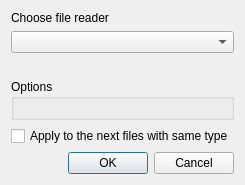
<?xml version="1.0" encoding="UTF-8"?>
<ui version="4.0">
 <class>QmitkFileReaderOptionsDialog</class>
 <widget class="QDialog" name="QmitkFileReaderOptionsDialog">
  <property name="geometry">
   <rect>
    <x>0</x>
    <y>0</y>
    <width>272</width>
    <height>186</height>
   </rect>
  </property>
  <property name="windowTitle">
   <string>Dialog</string>
  </property>
  <property name="sizeGripEnabled">
   <bool>false</bool>
  </property>
  <property name="modal">
   <bool>true</bool>
  </property>
  <layout class="QVBoxLayout" name="verticalLayout">
   <property name="sizeConstraint">
    <enum>QLayout::SetFixedSize</enum>
   </property>
   <item>
    <widget class="QLabel" name="m_ReaderLabel">
     <property name="text">
      <string>Choose file reader</string>
     </property>
    </widget>
   </item>
   <item>
    <widget class="QComboBox" name="m_ReaderComboBox"/>
   </item>
   <item>
    <widget class="QLabel" name="m_FilePathLabel">
     <property name="text">
      <string/>
     </property>
     <property name="wordWrap">
      <bool>true</bool>
     </property>
    </widget>
   </item>
   <item>
    <widget class="QGroupBox" name="m_OptionsBox">
     <property name="title">
      <string>Options</string>
     </property>
     <property name="flat">
      <bool>false</bool>
     </property>
     <layout class="QVBoxLayout" name="verticalLayout_2">
      <item>
       <widget class="QStackedWidget" name="m_StackedOptionsWidget"/>
      </item>
     </layout>
    </widget>
   </item>
   <item>
    <widget class="QCheckBox" name="m_ReuseOptionsCheckBox">
     <property name="text">
      <string>Apply to the next files with same type</string>
     </property>
    </widget>
   </item>
   <item>
    <widget class="QDialogButtonBox" name="buttonBox">
     <property name="orientation">
      <enum>Qt::Horizontal</enum>
     </property>
     <property name="standardButtons">
      <set>QDialogButtonBox::Cancel|QDialogButtonBox::Ok</set>
     </property>
    </widget>
   </item>
  </layout>
 </widget>
 <resources/>
 <connections>
  <connection>
   <sender>buttonBox</sender>
   <signal>accepted()</signal>
   <receiver>QmitkFileReaderOptionsDialog</receiver>
   <slot>accept()</slot>
   <hints>
    <hint type="sourcelabel">
     <x>248</x>
     <y>254</y>
    </hint>
    <hint type="destinationlabel">
     <x>157</x>
     <y>274</y>
    </hint>
   </hints>
  </connection>
  <connection>
   <sender>buttonBox</sender>
   <signal>rejected()</signal>
   <receiver>QmitkFileReaderOptionsDialog</receiver>
   <slot>reject()</slot>
   <hints>
    <hint type="sourcelabel">
     <x>316</x>
     <y>260</y>
    </hint>
    <hint type="destinationlabel">
     <x>286</x>
     <y>274</y>
    </hint>
   </hints>
  </connection>
  <connection>
   <sender>m_ReaderComboBox</sender>
   <signal>currentIndexChanged(int)</signal>
   <receiver>m_StackedOptionsWidget</receiver>
   <slot>setCurrentIndex(int)</slot>
   <hints>
    <hint type="sourcelabel">
     <x>199</x>
     <y>44</y>
    </hint>
    <hint type="destinationlabel">
     <x>203</x>
     <y>167</y>
    </hint>
   </hints>
  </connection>
 </connections>
</ui>
